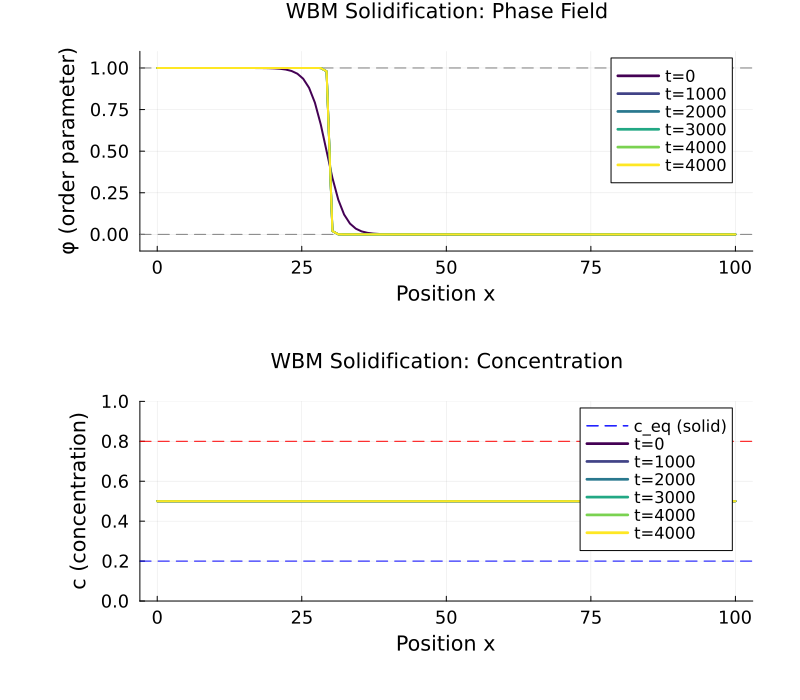

Recreate this plot in Julia.
# WBM 1D Solidification Example
#
# Demonstrates the Wheeler-Boettinger-McFadden (WBM) model for binary alloy
# solidification. Uses parabolic free energies for solid and liquid phases.
#
# The WBM model uses a single concentration field with phase-dependent free
# energy, making it simpler than KKS but with interface-width dependent results.
#
# Run: julia --project=. examples/302_wbm_solidification.jl

using PhaseFields
using Plots
default(
    guidefontsize=14, tickfontsize=12, titlefontsize=14, legendfontsize=11,
    left_margin=15Plots.mm, right_margin=10Plots.mm,
    top_margin=5Plots.mm, bottom_margin=10Plots.mm
)

println("=== WBM 1D Solidification Simulation ===\n")

# -----------------------------------------------------------------------------
# Model parameters
# -----------------------------------------------------------------------------
# Solid phase: equilibrium at c_s = 0.2 (solute-poor)
# Liquid phase: equilibrium at c_l = 0.8 (solute-rich)
f_s = ParabolicFreeEnergy(A=1000.0, c_eq=0.2)
f_l = ParabolicFreeEnergy(A=1000.0, c_eq=0.8)

model = WBMModel(
    M_φ = 1.0,        # Phase field mobility
    κ = 4.0,          # Gradient energy coefficient
    W = 100.0,        # Barrier height
    D_s = 1e-4,       # Solid diffusivity (scaled for demo)
    D_l = 1e-2        # Liquid diffusivity (higher in liquid)
)

# Simulation parameters
Nx = 100        # Grid points
dx = 1.0        # Grid spacing
dt = 0.005      # Time step (smaller for stability due to diffusion)
Nt = 4000       # Number of time steps

# Interface properties
δ = wbm_interface_width(model)
σ = wbm_interface_energy(model)

println("Model parameters:")
println("  Solid equilibrium: c_eq = $(f_s.c_eq)")
println("  Liquid equilibrium: c_eq = $(f_l.c_eq)")
println("  Interface width: δ ≈ $(round(δ, digits=2))")
println("  Interface energy: σ ≈ $(round(σ, digits=4))")
println()
println("Simulation:")
println("  Grid: Nx=$Nx, dx=$dx")
println("  Time: dt=$dt, Nt=$Nt")
println()

# -----------------------------------------------------------------------------
# Initial condition
# -----------------------------------------------------------------------------
# Initial interface at x=30
# Solid on left (φ=1), liquid on right (φ=0)
# Initial composition: uniform at c=0.5

φ = [0.5 * (1 - tanh((i - 30) / 3)) for i in 1:Nx]
c = fill(0.5, Nx)  # Uniform concentration

# -----------------------------------------------------------------------------
# Finite difference Laplacian (Neumann BC)
# -----------------------------------------------------------------------------
function compute_laplacian!(∇²f, f, dx)
    Nx = length(f)
    for i in 2:Nx-1
        ∇²f[i] = (f[i+1] - 2f[i] + f[i-1]) / dx^2
    end
    # Neumann BC: ∂f/∂n = 0
    ∇²f[1] = (f[2] - f[1]) / dx^2
    ∇²f[Nx] = (f[Nx-1] - f[Nx]) / dx^2
    return ∇²f
end

# -----------------------------------------------------------------------------
# Time integration
# -----------------------------------------------------------------------------
∇²φ = similar(φ)
∇²c = similar(c)

# Storage for snapshots
x_grid = range(0, Nx*dx, length=Nx)
snapshots = [(t=0, φ=copy(φ), c=copy(c))]

# Animation snapshots (more frequent)
animation_snapshots = [(t=0, φ=copy(φ), c=copy(c))]
animation_interval = max(1, Nt ÷ 80)  # ~80 frames

println("Running simulation...")

for step in 1:Nt
    # Step 1: Compute Laplacians
    compute_laplacian!(∇²φ, φ, dx)
    compute_laplacian!(∇²c, c, dx)

    # Step 2: Update fields
    for i in 1:Nx
        # Phase field evolution
        dφdt = wbm_phase_rhs(model, φ[i], ∇²φ[i], c[i], f_s, f_l)
        φ[i] = clamp(φ[i] + dt * dφdt, 0.0, 1.0)

        # Concentration evolution (simple diffusion with phase-dependent D)
        dcdt = wbm_concentration_rhs(model, φ[i], ∇²c[i])
        c[i] = clamp(c[i] + dt * dcdt, 0.0, 1.0)
    end

    # Animation snapshots
    if step % animation_interval == 0
        push!(animation_snapshots, (t=step, φ=copy(φ), c=copy(c)))
    end

    # Store snapshots
    if step % 1000 == 0
        push!(snapshots, (t=step, φ=copy(φ), c=copy(c)))
        println("  t = $step")
    end
end

# Final snapshot
push!(snapshots, (t=Nt, φ=copy(φ), c=copy(c)))

# -----------------------------------------------------------------------------
# Analysis
# -----------------------------------------------------------------------------
println()
println("Results:")

# Find interface position (φ = 0.5)
interface_idx = findfirst(i -> φ[i] > 0.5 && φ[i+1] <= 0.5, 1:Nx-1)
if interface_idx !== nothing
    x_interface = interface_idx + (0.5 - φ[interface_idx]) / (φ[interface_idx+1] - φ[interface_idx])
    println("  Interface position: x ≈ $(round(x_interface, digits=1))")
end

# Solid fraction
solid_frac = sum(φ) / Nx
println("  Solid fraction: $(round(solid_frac * 100, digits=1))%")

# Average concentrations in each phase
solid_mask = φ .> 0.8
liquid_mask = φ .< 0.2
if any(solid_mask)
    avg_c_solid = sum(c[solid_mask]) / sum(solid_mask)
    println("  Avg concentration in solid: $(round(avg_c_solid, digits=3))")
end
if any(liquid_mask)
    avg_c_liquid = sum(c[liquid_mask]) / sum(liquid_mask)
    println("  Avg concentration in liquid: $(round(avg_c_liquid, digits=3))")
end

# Mass conservation check
total_mass = sum(c)
println("  Total mass (should be constant): $(round(total_mass, digits=2))")

# -----------------------------------------------------------------------------
# Plotting
# -----------------------------------------------------------------------------
println("\nGenerating plots...")

# Plot 1: Phase field evolution
p1 = plot(
    title="WBM Solidification: Phase Field",
    xlabel="Position x",
    ylabel="φ (order parameter)",
    ylims=(-0.1, 1.1),
    legend=:topright,
    size=(800, 400)
)
hline!([0, 1], color=:gray, linestyle=:dash, label="")

colors_φ = cgrad(:viridis, length(snapshots), categorical=true)
for (i, snap) in enumerate(snapshots)
    plot!(x_grid, snap.φ,
          label="t=$(snap.t)",
          color=colors_φ[i],
          linewidth=2)
end

# Plot 2: Concentration evolution
p2 = plot(
    title="WBM Solidification: Concentration",
    xlabel="Position x",
    ylabel="c (concentration)",
    ylims=(0.0, 1.0),
    legend=:topright,
    size=(800, 400)
)
hline!([f_s.c_eq, f_l.c_eq], color=[:blue, :red], linestyle=:dash,
       label=["c_eq (solid)" "c_eq (liquid)"])

for (i, snap) in enumerate(snapshots)
    plot!(x_grid, snap.c,
          label="t=$(snap.t)",
          color=colors_φ[i],
          linewidth=2)
end

# Combined plot
p_combined = plot(p1, p2, layout=(2, 1), size=(800, 700))
savefig(p_combined, "examples/302_wbm_solidification.png")
println("  Saved: examples/302_wbm_solidification.png")

# Plot 3: Final state with driving force
p3 = plot(
    title="WBM Final State: Phase and Driving Force",
    xlabel="Position x",
    ylabel="Value",
    legend=:right,
    size=(800, 400)
)

# Compute driving force at final state
driving_force = [wbm_driving_force(f_s, f_l, φ[i], c[i], model.W) for i in 1:Nx]
# Normalize for plotting
df_max = maximum(abs.(driving_force))
if df_max > 0
    driving_force_norm = driving_force ./ df_max
else
    driving_force_norm = driving_force
end

plot!(x_grid, φ, label="φ (phase)", color=:black, linewidth=2)
plot!(x_grid, c, label="c (concentration)", color=:green, linewidth=2)
plot!(x_grid, driving_force_norm, label="∂f/∂φ (normalized)", color=:red, linewidth=1.5, linestyle=:dash)

# Effective diffusivity profile
D_eff = [wbm_diffusivity(model, φ[i]) for i in 1:Nx]
D_norm = (D_eff .- minimum(D_eff)) ./ (maximum(D_eff) - minimum(D_eff))
plot!(x_grid, D_norm, label="D(φ) (normalized)", color=:orange, linewidth=1.5, linestyle=:dot)

savefig(p3, "examples/302_wbm_solidification_analysis.png")
println("  Saved: examples/302_wbm_solidification_analysis.png")

# Plot 4: Comparison of WBM vs KKS characteristics
p4 = plot(
    title="WBM Model Characteristics",
    xlabel="Position x",
    size=(800, 400),
    layout=(1, 2)
)

# Left: Free energy density profile
f_density = [wbm_bulk_free_energy(f_s, f_l, φ[i], c[i], model.W) for i in 1:Nx]
plot!(p4[1], x_grid, f_density,
      label="f(φ,c)",
      color=:purple,
      linewidth=2,
      ylabel="Free energy density",
      title="Bulk Free Energy")

# Right: Chemical potential profile
μ_field = [wbm_chemical_potential(f_s, f_l, φ[i], c[i]) for i in 1:Nx]
plot!(p4[2], x_grid, μ_field,
      label="μ(φ,c)",
      color=:teal,
      linewidth=2,
      ylabel="Chemical potential",
      title="Chemical Potential")

savefig(p4, "examples/302_wbm_solidification_characteristics.png")
println("  Saved: examples/302_wbm_solidification_characteristics.png")

# Animation
println("Generating animation...")
anim = @animate for snap in animation_snapshots
    p = plot(layout=(2,1), size=(800, 500))

    # Phase field
    plot!(p[1], x_grid, snap.φ,
          color=:black, linewidth=2,
          fill=(0, 0.3, :blue),
          label="",
          ylabel="φ",
          ylims=(-0.1, 1.1),
          title="WBM Solidification (t=$(snap.t))")
    hline!(p[1], [0, 1], color=:gray, linestyle=:dash, label="")

    # Concentration
    plot!(p[2], x_grid, snap.c,
          color=:green, linewidth=2,
          label="",
          xlabel="Position x",
          ylabel="c",
          ylims=(0.0, 1.0))
    hline!(p[2], [f_s.c_eq, f_l.c_eq], color=[:blue, :red], linestyle=:dash, label="")
end
gif(anim, "examples/302_wbm_solidification.gif", fps=15)
println("  Saved: examples/302_wbm_solidification.gif")

println("\n✓ Simulation completed!")
println()
println("WBM vs KKS comparison:")
println("  - WBM uses single concentration field (c = c_S = c_L at interface)")
println("  - KKS uses separate phase concentrations with local equilibrium")
println("  - WBM is simpler but results depend on interface width")
println("  - KKS is thermodynamically consistent but requires partition solver")
